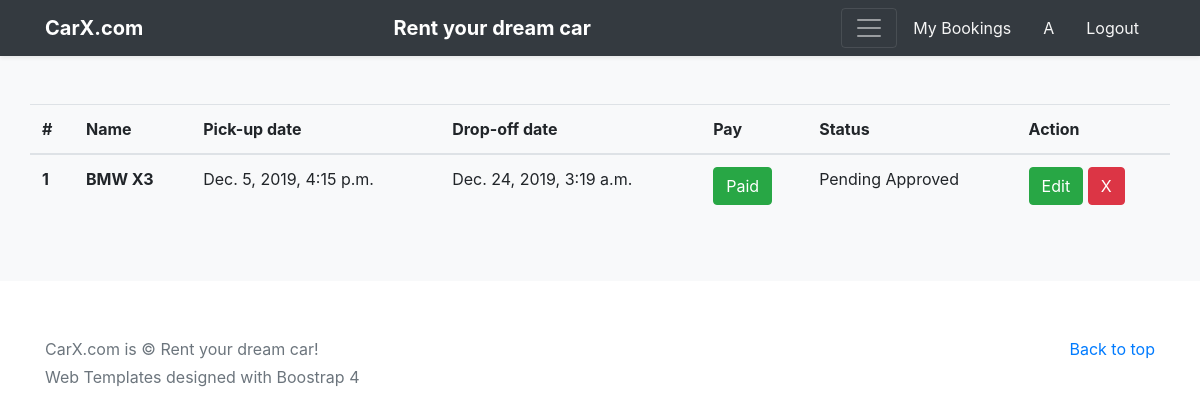
The app's page /orders/4 (signed in), older data.
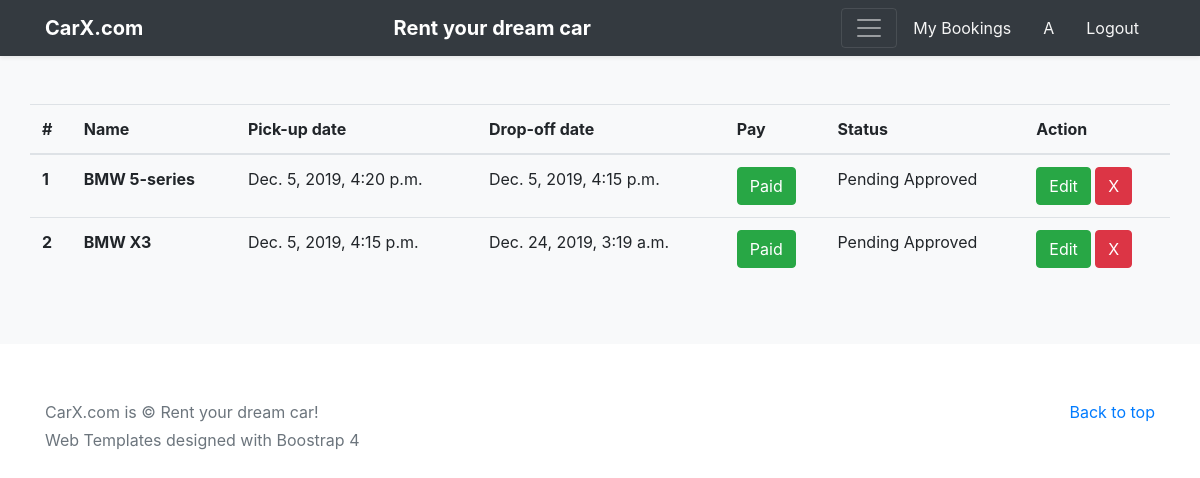
The same page, newer data.
### app/models.py (models this page shows, shortened)
class Booking(models.Model):
    customer = models.ForeignKey(Customer, on_delete=models.CASCADE, related_name='customer')
    car = models.ForeignKey(Car, on_delete=models.CASCADE, related_name='car')
    pick_up_date = models.DateTimeField(null=True, blank=True, verbose_name='pick_up_time')
    drop_off_date = models.DateTimeField(null=True, blank=True, verbose_name='return_time')
    status = models.BooleanField(default=False)
    class Meta:
        verbose_name = "Booking"
        verbose_name_plural = verbose_name
        ordering = ('pick_up_date',)

class Car(models.Model):
    name = models.CharField(max_length=200, verbose_name='name')
    type_choices = (('Economy', 'Economy'), ('Standard', 'Standard'),
                    ('Estate', 'Estate'), ('luxury', 'luxury'), ('SUV', 'SUV'),
    )
    type = models.CharField(max_length=20, choices=type_choices, null=True, blank=True)
    image = models.ImageField(upload_to='img/', null=True, blank=True)
    year = models.IntegerField(verbose_name='production_year')
    hour_rate = models.FloatField(verbose_name='hour_rate')
    created = models.DateTimeField(verbose_name='created_time', auto_now_add=True)
    status = models.BooleanField(default=True)
    class Meta:
        verbose_name = "car"
        verbose_name_plural = verbose_name
        ordering = ['-created']

### app/views.py (the view)
# urls.py: path('orders/<int:customer_id>', views.BookingListView.as_view(), name="booking_list"),
class BookingListView(ListView):
    model = Booking  # set the model list view of booking order, which is the data sorce
    template_name = 'Booking_list.html' # template for list booking order
    def get_queryset(self):
        return Booking.objects.filter(customer_id=self.request.user).order_by('-pick_up_date')

### app/templates/booking_list.html (shortened to what this page needs)
{% extends 'base.html' %}
{% block main %}
<main role="main">
  <div class="album py-5 bg-light">
    <div class="container">
      <div class="row">
            <table class="table table-hover">
              <thead>
                <tr>
                  <th scope="col">#</th>
                  <th scope="col">Name</th>
                  <th scope="col">Pick-up date</th>
                  <th scope="col">Drop-off date</th>
                    <th scope="col">Pay</th>
                  <th scope="col">Status</th>
                    <th scope="col">Action</th>
                </tr>
              </thead>
              <tbody>
              {% for booking in object_list %}
                  <tr>
                      <th scope="row">{{ forloop.counter }} </th>
                      <th scope="row">{{ booking.car.name }}</th>
                      <td>{{ booking.pick_up_date }}</td>
                      <td>{{ booking.drop_off_date }}</td>
                      <td><a href="" class="btn btn-success">Paid</a></td>
                      {% if booking.status %}
                          <td>Approved</td>
                      {% else %}
                          <td>Pending Approved</td>
                      {% endif %}
                        <td>
                            <a href="{% url 'app:booking_update' booking.id %}" class="btn btn-success">Edit</a>
                            {% if booking.customer == request.user %}
                                <a href="" class="btn btn-danger" data-toggle="modal" data-target="#exampleModal{{ booking.id }}" style="color:white">
                                  X
                                </a>
                            {% endif %}
                        </td>
                    </tr>
              {% endfor %}
              </tbody>
            </table>
      </div>
    </div>
  </div>
</main>
{% endblock %}

Row changes from the older to the newer data that the page shows:
added Booking: car.name "BMW 5-series", pick_up_date "Dec. 5, 2019, 4:20 p.m.", drop_off_date "Dec. 5, 2019, 4:15 p.m.", status "Pending Approved"
